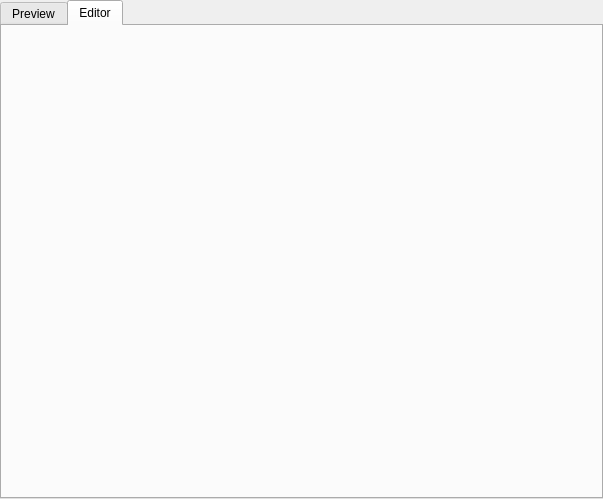
<?xml version="1.0" encoding="UTF-8"?>
<ui version="4.0">
 <class>TabWidget</class>
 <widget class="QTabWidget" name="TabWidget">
  <property name="geometry">
   <rect>
    <x>0</x>
    <y>0</y>
    <width>603</width>
    <height>499</height>
   </rect>
  </property>
  <property name="windowTitle">
   <string>TabWidget</string>
  </property>
  <property name="currentIndex">
   <number>1</number>
  </property>
  <widget class="QWidget" name="Preview">
   <attribute name="title">
    <string>Preview</string>
   </attribute>
  </widget>
  <widget class="QWidget" name="Editor">
   <attribute name="title">
    <string>Editor</string>
   </attribute>
  </widget>
 </widget>
 <resources/>
 <connections/>
</ui>
